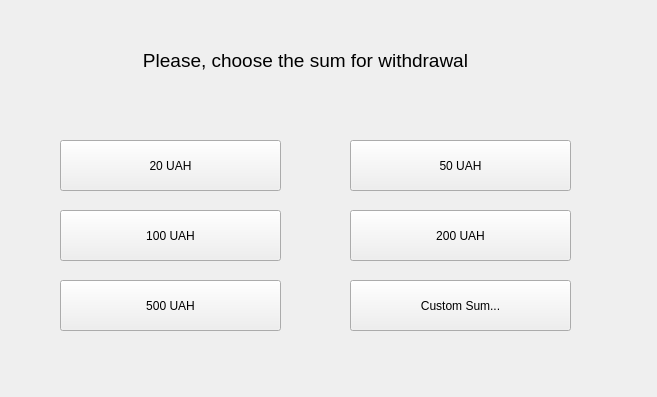
<?xml version="1.0" encoding="UTF-8"?>
<ui version="4.0">
 <class>WithdrawWidget</class>
 <widget class="QWidget" name="WithdrawWidget">
  <property name="geometry">
   <rect>
    <x>0</x>
    <y>0</y>
    <width>657</width>
    <height>397</height>
   </rect>
  </property>
  <property name="windowTitle">
   <string>Form</string>
  </property>
  <widget class="QPushButton" name="sum500Button">
   <property name="geometry">
    <rect>
     <x>60</x>
     <y>280</y>
     <width>221</width>
     <height>51</height>
    </rect>
   </property>
   <property name="text">
    <string>500 UAH</string>
   </property>
  </widget>
  <widget class="QPushButton" name="sum50Button">
   <property name="geometry">
    <rect>
     <x>350</x>
     <y>140</y>
     <width>221</width>
     <height>51</height>
    </rect>
   </property>
   <property name="text">
    <string>50 UAH</string>
   </property>
  </widget>
  <widget class="QPushButton" name="sumCustomButton">
   <property name="geometry">
    <rect>
     <x>350</x>
     <y>280</y>
     <width>221</width>
     <height>51</height>
    </rect>
   </property>
   <property name="text">
    <string>Custom Sum...</string>
   </property>
  </widget>
  <widget class="QPushButton" name="sum20Button">
   <property name="geometry">
    <rect>
     <x>60</x>
     <y>140</y>
     <width>221</width>
     <height>51</height>
    </rect>
   </property>
   <property name="text">
    <string>20 UAH</string>
   </property>
  </widget>
  <widget class="QPushButton" name="sum200Button">
   <property name="geometry">
    <rect>
     <x>350</x>
     <y>210</y>
     <width>221</width>
     <height>51</height>
    </rect>
   </property>
   <property name="text">
    <string>200 UAH</string>
   </property>
  </widget>
  <widget class="QPushButton" name="sum100Button">
   <property name="geometry">
    <rect>
     <x>60</x>
     <y>210</y>
     <width>221</width>
     <height>51</height>
    </rect>
   </property>
   <property name="text">
    <string>100 UAH</string>
   </property>
  </widget>
  <widget class="QLabel" name="withdrawMessage">
   <property name="geometry">
    <rect>
     <x>100</x>
     <y>40</y>
     <width>411</width>
     <height>41</height>
    </rect>
   </property>
   <property name="styleSheet">
    <string notr="true">#withdrawMessage { font-size: 14pt; }</string>
   </property>
   <property name="text">
    <string>Please, choose the sum for withdrawal</string>
   </property>
   <property name="alignment">
    <set>Qt::AlignCenter</set>
   </property>
  </widget>
 </widget>
 <resources/>
 <connections/>
</ui>
